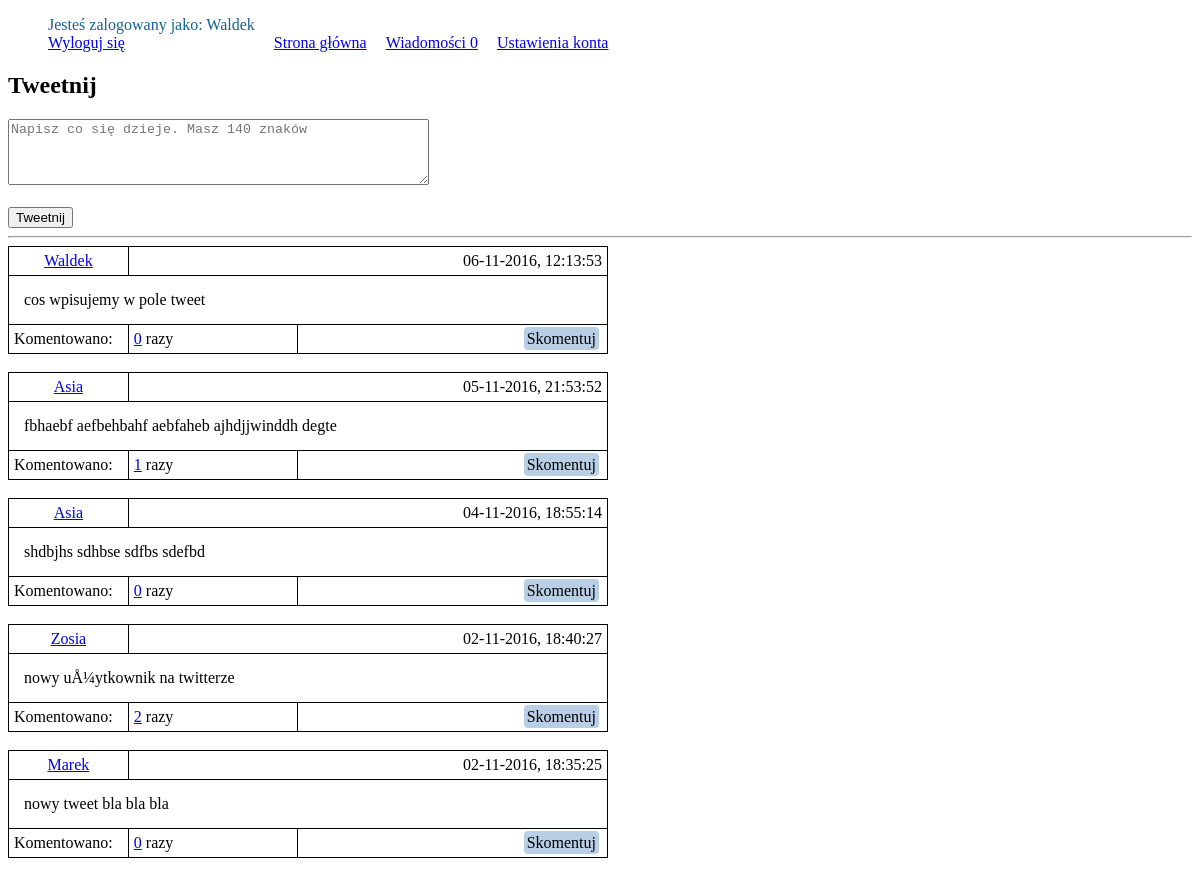
The page /index.php (signed in, upper part) on the database as committed earlier.
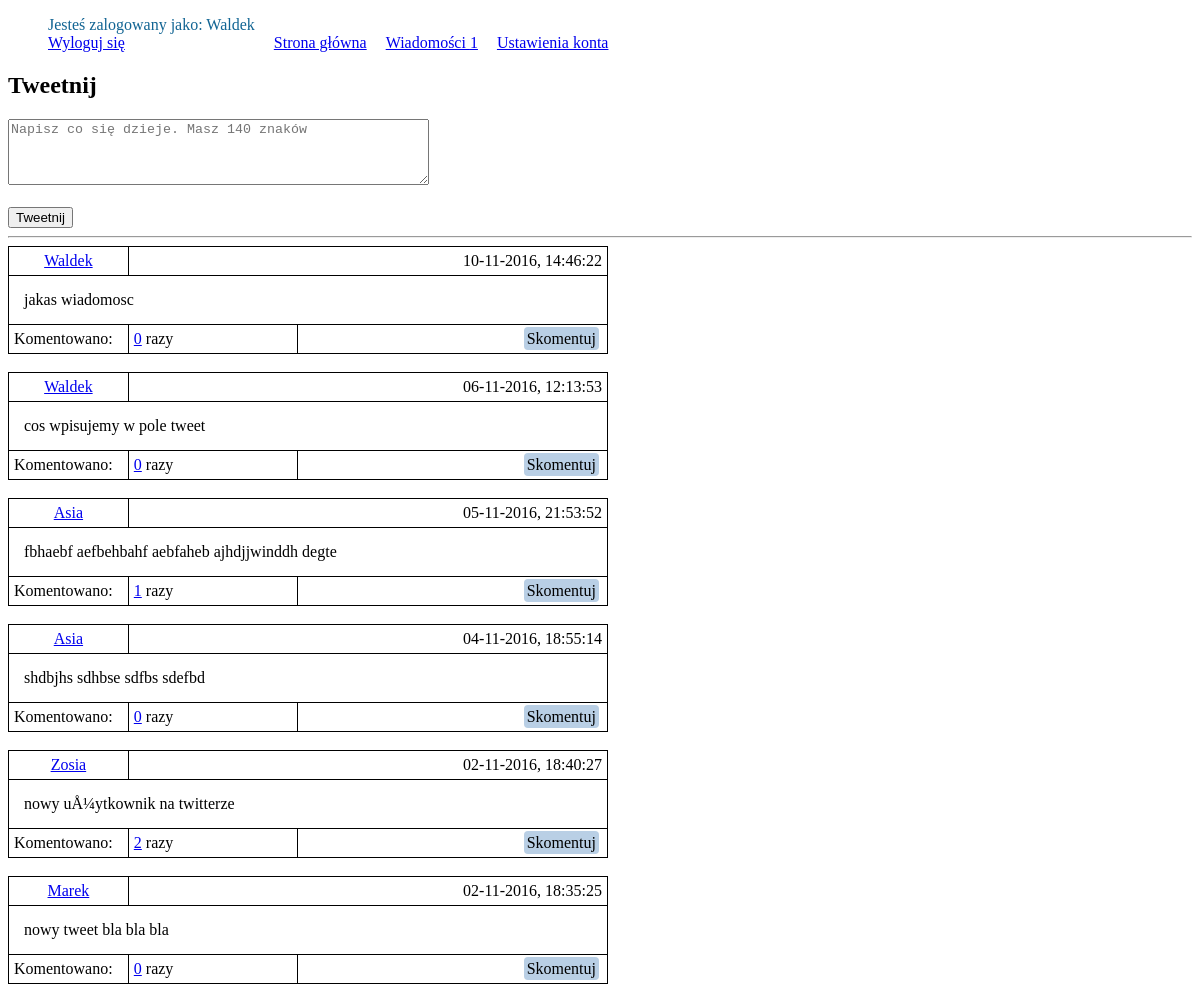
The same page on the database as committed later.
### tables this page shows
CREATE TABLE `tweets` (
  `id` int(11) NOT NULL,
  `user_id` int(11) NOT NULL,
  `tweet` varchar(140) NOT NULL,
  `creation_date` int(11) NOT NULL
);

CREATE TABLE `users` (
  `id` int(11) NOT NULL,
  `username` varchar(255) DEFAULT NULL,
  `hashedPassword` varchar(60) NOT NULL,
  `email` varchar(255) NOT NULL
);

### src/Message.php (called while the page is built, shortened)
<?php
class Message {
    static public function countReceivedUnreadMessages(mysqli $conn, $userId) {
        $sql = "SELECT * FROM messages WHERE receiver_id = $userId AND msg_status = 1";
        $result = $conn->query($sql);
        if ($result != false && $result->num_rows != 0) {
            return $result->num_rows;
        }
        return 0;
    }
}

### src/Tweet.php (called while the page is built, shortened)
<?php
class Tweet {
    private $id;
    private $userId;
    private $tweet;
    private $creationDate;
    public function __construct() {
        $this->id = -1;
        $this->userId = '';
        $this->tweet = '';
        $this->creationDate = '';
    }
    public function getId() {
        return $this->id;
    }
    public function getUserId() {
        return $this->userId;
    }
    public function getTweet() {
        return $this->tweet;
    }
    public function getCreationDate() {
        return $this->creationDate;
    }
    static public function loadAllTweets(mysqli $conn) {
        $sql = "SELECT tweets.id, user_id, tweet, creation_date, users.username FROM tweets"
                . " LEFT JOIN users ON tweets.user_id = users.id ORDER BY creation_date DESC";
        $result = $conn->query($sql);
        $ret = [];
        if ($result != false && $result->num_rows != 0) {
            foreach ($result as $row) {
                $loadedTweet = new Tweet();
                $loadedTweet->id = $row["id"];
                $loadedTweet->userId = $row["user_id"];
                $loadedTweet->tweet = $row["tweet"];
                $loadedTweet->creationDate = $row["creation_date"];
                $loadedTweet->username = $row['username'];
                $ret[$loadedTweet->id] = $loadedTweet;
            }
        } else {
            echo 'error';
        }
        return $ret;
    }
}
?>

### src/Comment.php (called while the page is built, shortened)
<?php
class Comment {
    static public function countCommentsByTweetId(mysqli $conn, $tweetId) {
        $sql = "SELECT * FROM comments WHERE tweet_id = $tweetId";
        $result = $conn->query($sql);
        if ($result != false) {
            $count = $result->num_rows;
        }
        return $count;
    }
}
?>

### index.php (the view, shortened to what this page needs)
<?php
include_once 'src/Message.php';
include_once 'src/Comment.php';
include_once 'src/Tweet.php';
require_once 'src/connection.php';
$msgCount = Message::countReceivedUnreadMessages($conn, $_SESSION['loggedUserId']);
?>
<!DOCTYPE html>
<html>
    <head>
        <link rel="stylesheet" href="css/style.css">
    </head>
    <body>
        <div class="main_menu" cellspacing='10'>
            <ul>
                <li>
                    Jesteś zalogowany jako:
                    <?=$_SESSION['loggedUserName'];
                    ?><br>
                    <a href="logout.php">Wyloguj się</a>
                </li>
                <li>
                    <a href="index.php">Strona główna</a>
                </li>
                <li>
                    <a href="inbox.php">Wiadomości  <?=$msgCount?></a>
                </li>
                <li>
                    <a href="accountAdjustment.php">Ustawienia konta</a>
                </li>
            </ul>
        </div>
        <form method="POST" action="" class="tweet">
            <h2>Tweetnij</h2>
            <textarea id="tweet_text" rows="4" cols="50" maxlength="140"
                      name="newTweet" placeholder="Napisz co się dzieje. Masz 140 znaków"></textarea><br>
            <br>
            <input type="submit" id="tweet_submit" value="Tweetnij">
        </form>
        <hr>
<?php
$tweetsTable = Tweet::loadAllTweets($conn);
if ($tweetsTable) {
    foreach ($tweetsTable as $tweet) {
        $commentsNumber = Comment::countCommentsByTweetId($conn, $tweet->getId());
?>
        <table class="tweets">
            <tr>
                <td id="topLeft">
                    <a href="usersTweets.php?followedUserId=<?=$tweet->getUserId();?>"><?=$tweet->username?></a>
                </td>
                <td id="topRight" colspan="2">
                    <?=date('d-m-Y, G:i:s', $tweet->getCreationDate())?>
                </td>
            </tr>
            <tr>
                <td id="center" colspan="3">
                    <?=$tweet->getTweet()?>
                </td>
            </tr>
            <tr>
                <td id="bottomLeft">
                    Komentowano:
                </td>
                <td id="bottomCenter">
                    <a class="countComment" href='discussion.php?tweetId=<?=$tweet->getId()?>'><?=$commentsNumber?></a> razy
                </td>
                <td id="bottomRight">
                    <a class="button" href='discussion.php?tweetId=<?=$tweet->getId()?>'>Skomentuj</a>
                </td>
            </tr>
        </table><br>
<?php
    }
}
?>
    </body>
</html>

Rows that differ between the two databases and show on the page:
added tweets: user.username "Waldek", creation_date "10-11-2016, 14:46:22", tweet "jakas wiadomosc", commentsNumber "0"
Other text that changed with them:
$msgCount: "0" → "1"
